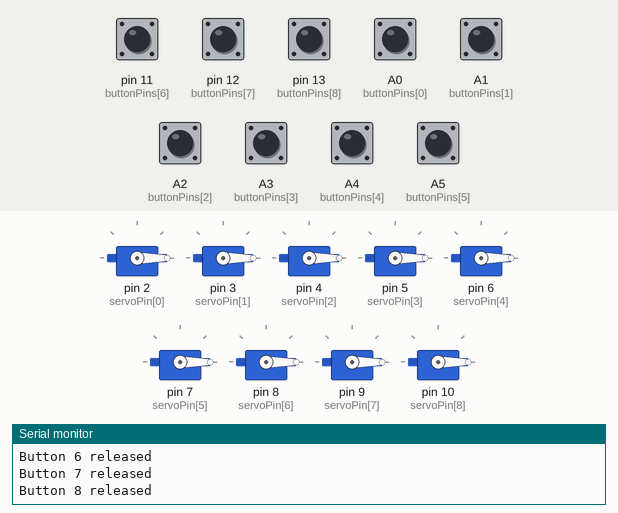
Recording of a program running on a simulated Arduino Uno, built with avr-gcc and run on an emulated ATmega328P. Parts: 9 × servo, the last lines printed to the serial monitor. Inputs (shaded band) come from the test bench; at power-on: A0 (buttonPins[0]), A1 (buttonPins[1]), A2 (buttonPins[2]), A3 (buttonPins[3]), A4 (buttonPins[4]), A5 (buttonPins[5]), pin 11 (buttonPins[6]), pin 12 (buttonPins[7]), pin 13 (buttonPins[8]) HIGH.

Above: at 1.2 s.
1.3 s: pin 11 (buttonPins[6]) pulled LOW for 0.15 s
At 1.38 s:
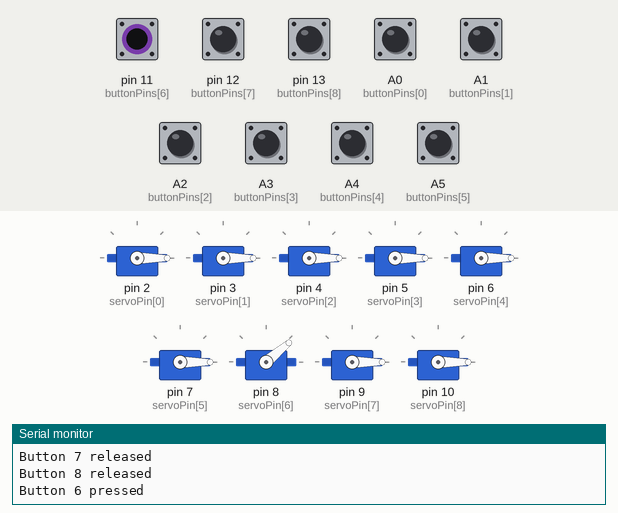
2.9 s: pin 12 (buttonPins[7]) pulled LOW for 0.15 s
At 2.98 s:
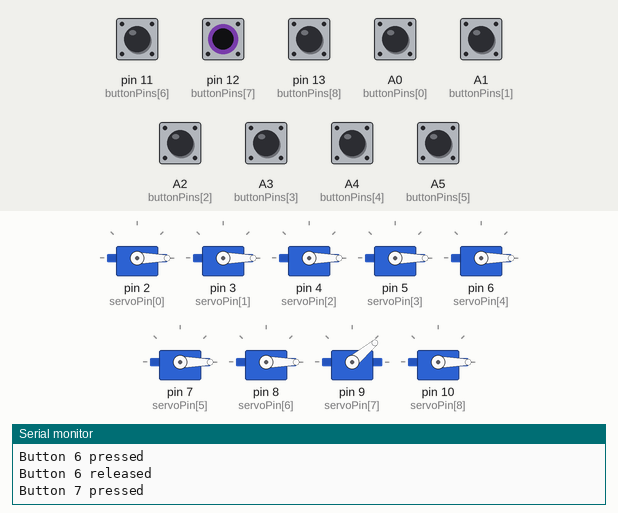
4.5 s: pin 13 (buttonPins[8]) pulled LOW for 0.15 s
At 4.58 s:
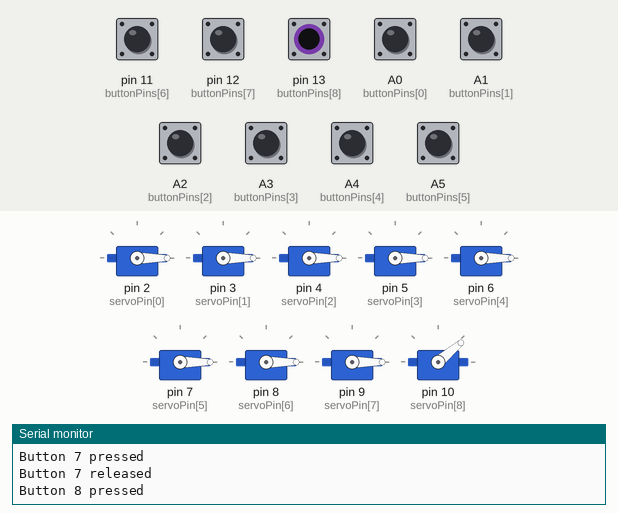
6.1 s: A0 (buttonPins[0]) pulled LOW for 0.15 s
At 6.18 s:
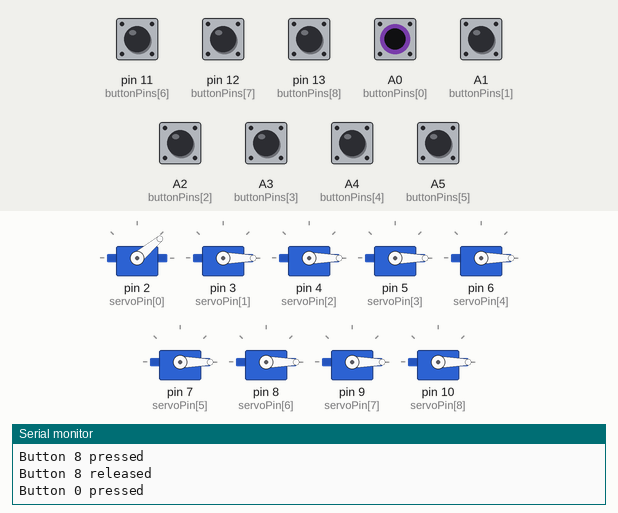
7.7 s: A1 (buttonPins[1]) pulled LOW for 0.15 s
At 7.77 s:
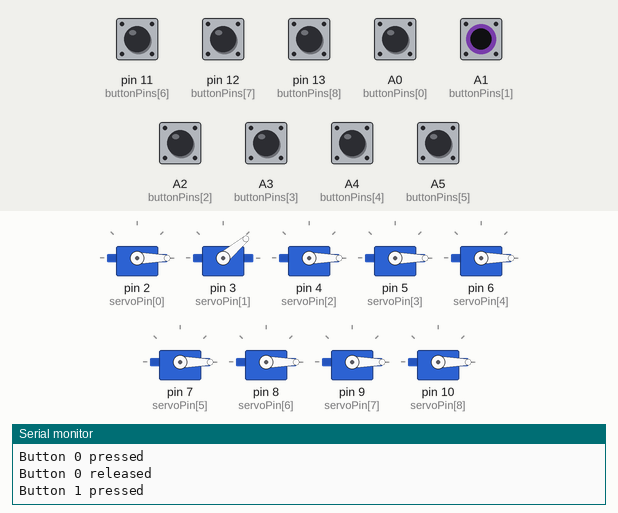
9.3 s: A2 (buttonPins[2]) pulled LOW for 0.15 s
At 9.37 s:
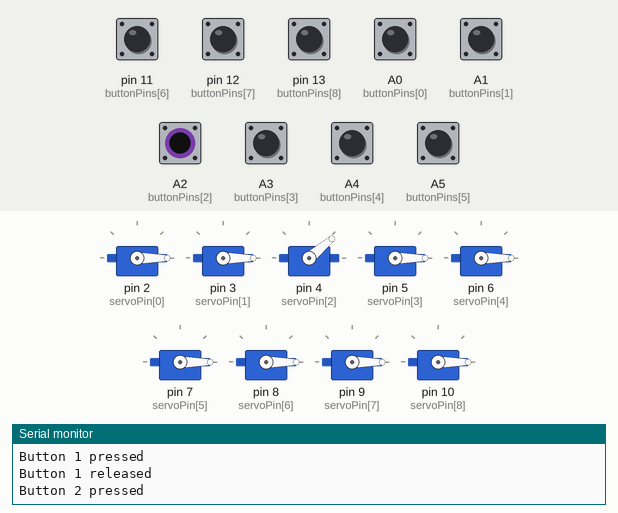
Timing chart, 0 to 11.9 s (numbered marks = the images above; inputs shaded):
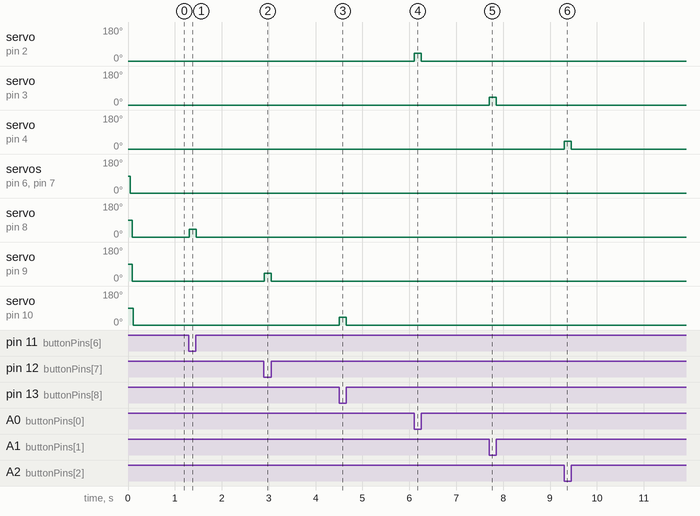

Measured:
- after the input at 1.3 s, servo on pin 8 (servoPin[6]): 0° → 40° at once, → 0° 0.15 s later
- after the input at 2.9 s, servo on pin 9 (servoPin[7]): 0° → 40° at once, → 0° 0.15 s later
- after the input at 4.5 s, servo on pin 10 (servoPin[8]): 0° → 40° at once, → 0° 0.15 s later
- after the input at 6.1 s, servo on pin 2 (servoPin[0]): 0° → 40° at once, → 0° 0.15 s later
- after the input at 7.7 s, servo on pin 3 (servoPin[1]): 0° → 40° at once, → 0° 0.15 s later
- after the input at 9.3 s, servo on pin 4 (servoPin[2]): 0° → 40° at once, → 0° 0.15 s later

The program:

main.cpp
```cpp
#include <Arduino.h>
#include <Servo.h>

const int buttonPins[] = {A0, A1, A2, A3, A4, A5, 11, 12, 13}; // Pins für die Buttons
const int servoPin [] = {2, 3, 4, 5, 6, 7, 8, 9, 10}; // Pin für den Servo
const int numButtons = sizeof(buttonPins) / sizeof(int);
int lastButtonStates[numButtons]; // Zustände der Buttons
Servo servos [numButtons]; // Servo-Objekte
int anglePressed = 40;
int angleReleased = 0;

void setup()
{
  Serial.begin(9600);
  for (int i = 0; i < numButtons; i++)
  {
    pinMode(buttonPins[i], INPUT_PULLUP);
    lastButtonStates[i] = LOW; // Anfangszustand ist LOW
    servos[i].attach(servoPin[i]);
  }
}

void loop()
{
  for (int i = 0; i < numButtons; i++)
  {
    int currentButtonState = digitalRead(buttonPins[i]);
    if (currentButtonState != lastButtonStates[i])
    {
      if (currentButtonState == HIGH)
      {
        Serial.print("Button ");
        Serial.print(i);
        Serial.println(" released");
        servos[i].write(angleReleased);
      }
      else if (currentButtonState == LOW)
      {
        Serial.print("Button ");
        Serial.print(i);
        Serial.println(" pressed");
        servos[i].write(anglePressed);
      }
      lastButtonStates[i] = currentButtonState;
    }
  }
  delay(10);
}
```
